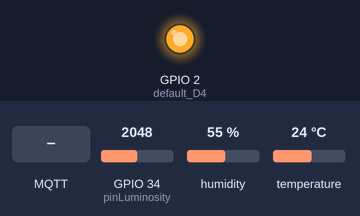
A sketch run on a simulated ESP32. On the bench: output pins drawn as LEDs (lit = HIGH). Inputs (shaded band) come from the test bench; at power-on: GPIO 34 (pinLuminosity) = 2048, humidity 55 %, temperature 24 °C. WiFi joins after 1.5 s; servers stay silent unless stated; no MQTT or app messages arrive unless stated; what the sketch prints to the serial monitor is not drawn.

Above: at 0.1 s.
At 5.5 s:
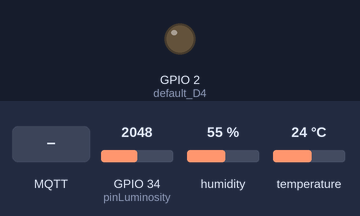
5.6 s: MQTT message "1" arrives on the first subscribed topic
7.1 s: MQTT message "on" arrives on the first subscribed topic
8.6 s: MQTT message "off" arrives on the first subscribed topic
Timing chart, 0 to 11.6 s (numbered marks = the images above; inputs shaded):
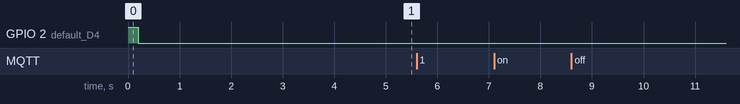

Measured:
- after the input at 5.6 s, every drawn part: stays the same
- after the input at 7.1 s, every drawn part: stays the same
- after the input at 8.6 s, every drawn part: stays the same

The sketch:

ESP32code.ino
```cpp
#include <WiFi.h>
#include <PubSubClient.h>
#include <DHT.h>

// ========================= Configurações =========================
// Credenciais e parâmetros padrão de WiFi e MQTT
const char* default_SSID        = "Wokwi-GUEST";
const char* default_PASSWORD    = "";
const char* default_BROKER_MQTT = "44.223.43.74";
const int   default_BROKER_PORT = 1883;
const int   default_D4          = 2;              // LED / saída digital

// Tópicos MQTT usados pelo dispositivo
const char* default_TOPICO_SUBSCRIBE = "/lifonix/workwell/cmd";      // comandos recebidos
const char* default_TOPICO_ENV       = "/lifonix/workwell/env";      // JSON com ambiente
const char* default_TOPICO_STATUS    = "/lifonix/workwell/status";   // online/offline

const char* default_TOPICO_PUBLISH_1 = "/lifonix/workwell/attrs";    // estado de saída
const char* default_TOPICO_PUBLISH_2 = "/lifonix/workwell/attrs/p";  // luminosidade (%)
const char* default_TOPICO_PUBLISH_H = "/lifonix/workwell/attrs/h";  // umidade (DHT)
const char* default_TOPICO_PUBLISH_T = "/lifonix/workwell/attrs/t";  // temperatura (DHT)

const char* default_ID_MQTT = "fiware_001";       // ID do cliente MQTT
const char* topicPrefix     = "workwell";         // prefixo para comandos

// ========================= Pinos =========================
#define DHTPIN  4           // pino do DHT22
#define DHTTYPE DHT22
int pinLuminosity = 34;     // entrada analógica para sensor de luz

DHT dht(DHTPIN, DHTTYPE);

// ========================= Variáveis =========================
// Objetos de rede e MQTT
WiFiClient espClient;
PubSubClient MQTT(espClient);

char EstadoSaida = '0';     // guarda o estado da saída (LED/relé)

// Permite sobrescrever as configs em tempo de execução, se necessário
char* SSID        = const_cast<char*>(default_SSID);
char* PASSWORD    = const_cast<char*>(default_PASSWORD);
char* BROKER_MQTT = const_cast<char*>(default_BROKER_MQTT);
int   BROKER_PORT = default_BROKER_PORT;

// ========================= Funções =========================
// Inicializa a serial
void initSerial() {
  Serial.begin(115200);
  delay(500);
  Serial.println("\n=== workwell iniciando ===");
}

// Tenta conectar ao WiFi com timeout configurável
bool conectaWiFiComTimeout(unsigned long timeoutMs) {
  Serial.print("Conectando ao WiFi: ");
  Serial.println(SSID);

  WiFi.mode(WIFI_STA);
  WiFi.begin(SSID, PASSWORD);

  unsigned long inicio = millis();
  while (WiFi.status() != WL_CONNECTED && millis() - inicio < timeoutMs) {
    delay(200);
    Serial.print(".");
  }
  Serial.println();

  // Se conectou com sucesso
  if (WiFi.status() == WL_CONNECTED) {
    Serial.print("WiFi conectado! IP: ");
    Serial.println(WiFi.localIP());
    digitalWrite(default_D4, LOW);   // garante saída em nível baixo
    return true;
  }

  // Falha na conexão
  Serial.println("Falha ao conectar no WiFi!");
  return false;
}

// Reforça reconexão ao WiFi se cair
void reconectWiFi() {
  if (WiFi.status() == WL_CONNECTED) return;

  bool ok = conectaWiFiComTimeout(8000);
  if (!ok) Serial.println("Ainda desconectado. Tentará novamente...");
}

// Chamada inicial para conectar ao WiFi
void initWiFi() {
  conectaWiFiComTimeout(10000);
}

// Callback disparado quando chega uma mensagem MQTT em tópico inscrito
void mqtt_callback(char* topic, byte* payload, unsigned int length) {
  String msg;
  for (unsigned int i = 0; i < length; i++) msg += (char)payload[i];

  Serial.print("MQTT MSG [");
  Serial.print(topic);
  Serial.print("]: ");
  Serial.println(msg);

  // Formato esperado de comando: workwell@on|  ou workwell@off|
  String onCmd  = String(topicPrefix) + "@on|";
  String offCmd = String(topicPrefix) + "@off|";

  if (msg == onCmd) {
    digitalWrite(default_D4, HIGH);  // liga saída
    EstadoSaida = '1';
  }
  if (msg == offCmd) {
    digitalWrite(default_D4, LOW);   // desliga saída
    EstadoSaida = '0';
  }
}

// Configura parâmetros do cliente MQTT (broker e callback)
void initMQTT() {
  MQTT.setServer(BROKER_MQTT, BROKER_PORT);
  MQTT.setCallback(mqtt_callback);
}

// Tenta reconectar ao broker MQTT caso desconecte
void reconnectMQTT() {
  if (WiFi.status() != WL_CONNECTED) return;

  while (!MQTT.connected()) {
    Serial.print("Conectando ao broker...");
    if (MQTT.connect(default_ID_MQTT)) {
      Serial.println(" OK!");
      // Inscreve no tópico de comandos ao conectar
      MQTT.subscribe(default_TOPICO_SUBSCRIBE);
    } else {
      Serial.print("Falhou, rc=");
      Serial.println(MQTT.state());
      delay(2000); // espera antes de tentar de novo
    }
  }
}

// Verifica e garante conexões WiFi e MQTT ativas
void VerificaConexoesWiFIEMQTT() {
  reconectWiFi();
  if (WiFi.status() == WL_CONNECTED && !MQTT.connected()) {
    reconnectMQTT();
  }
}

// Publica o estado atual da saída (on/off) em um tópico de atributos
void EnviaEstadoOutputMQTT() {
  if (EstadoSaida == '1') MQTT.publish(default_TOPICO_PUBLISH_1, "s|on");
  if (EstadoSaida == '0') MQTT.publish(default_TOPICO_PUBLISH_1, "s|off");
}

// Inicializa o pino de saída (LED/relé) com um pequeno flash
void InitOutput() {
  pinMode(default_D4, OUTPUT);
  digitalWrite(default_D4, HIGH);
  delay(200);
  digitalWrite(default_D4, LOW);
  EstadoSaida = '0';
}

// ========================= SENSORES =========================

// Lê luminosidade a cada 1s e publica em porcentagem
void handleLuminosity() {
  static unsigned long last = 0;
  if (millis() - last < 1000) return;

  int raw = analogRead(pinLuminosity);        // leitura bruta 0–4095
  int lum = map(raw, 0, 4095, 0, 100);       // converte para 0–100 %

  char payload[8];
  itoa(lum, payload, 10);                    // converte inteiro para string
  MQTT.publish(default_TOPICO_PUBLISH_2, payload);

  last = millis();
}

// Lê umidade do DHT22 a cada 2s e publica
void handleHumidity() {
  static unsigned long last = 0;
  if (millis() - last < 2000) return;

  float h = dht.readHumidity();
  if (!isnan(h)) {                           // só envia se leitura for válida
    char payload[16];
    dtostrf(h, 0, 1, payload);              // formata com 1 casa decimal
    MQTT.publish(default_TOPICO_PUBLISH_H, payload);
  }

  last = millis();
}

// Lê temperatura do DHT22 a cada 2s e publica
void handleTemperature() {
  static unsigned long last = 0;
  if (millis() - last < 2000) return;

  float t = dht.readTemperature();
  if (!isnan(t)) {
    char payload[16];
    dtostrf(t, 0, 1, payload);              // formata com 1 casa decimal
    MQTT.publish(default_TOPICO_PUBLISH_T, payload);
  }

  last = millis();
}

// ========================= ENV JSON =========================
// Publica um JSON consolidado com temp, umidade e luminosidade
void sendEnv() {
  static unsigned long last = 0;
  if (millis() - last < 2000) return;

  float h = dht.readHumidity();
  float t = dht.readTemperature();

  int raw = analogRead(pinLuminosity);
  int lum = map(raw, 0, 4095, 0, 100);

  if (isnan(h) || isnan(t)) return;         // evita enviar se DHT falhar

  char json[128];
  snprintf(json, sizeof(json),
           "{\"temp\":%.1f,\"umid\":%.1f,\"lum\":%d}",
           t, h, lum);                      // monta JSON

  MQTT.publish(default_TOPICO_ENV, json);   // envia para tópico ENV

  Serial.print("ENV JSON: ");
  Serial.println(json);

  last = millis();
}

// ========================= STATUS =========================
// Envia status simples (online/offline) a cada 5s
void sendStatus() {
  static unsigned long last = 0;
  if (millis() - last < 5000) return;

  if (WiFi.status() == WL_CONNECTED && MQTT.connected()) {
    MQTT.publish(default_TOPICO_STATUS, "online");
  } else {
    MQTT.publish(default_TOPICO_STATUS, "offline");
  }

  last = millis();
}

// ========================= SETUP =========================
void setup() {
  InitOutput();   // prepara saída
  initSerial();   // inicia serial
  initWiFi();     // conecta ao WiFi
  initMQTT();     // configura MQTT
  dht.begin();    // inicia sensor DHT
  delay(2000);
}

// ========================= LOOP =========================
void loop() {
  VerificaConexoesWiFIEMQTT();  // garante WiFi + MQTT conectados
  EnviaEstadoOutputMQTT();      // publica estado atual da saída

  // Lê e envia dados individuais dos sensores
  handleLuminosity();
  handleHumidity();
  handleTemperature();

  // Envia pacote consolidado em JSON e status do dispositivo
  sendEnv();
  sendStatus();

  MQTT.loop();   // processa fila MQTT (envio/recebimento)
}
```
